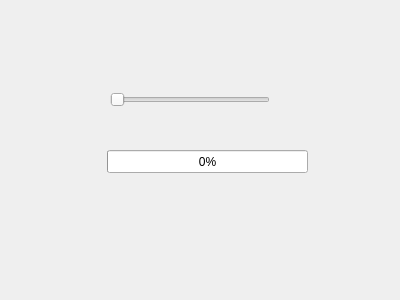
<?xml version="1.0" encoding="UTF-8"?>
<ui version="4.0">
 <class>Widget</class>
 <widget class="QWidget" name="Widget">
  <property name="geometry">
   <rect>
    <x>0</x>
    <y>0</y>
    <width>400</width>
    <height>300</height>
   </rect>
  </property>
  <property name="windowTitle">
   <string>Slider - Progress Bar</string>
  </property>
  <widget class="QProgressBar" name="progressBar">
   <property name="geometry">
    <rect>
     <x>107</x>
     <y>150</y>
     <width>201</width>
     <height>23</height>
    </rect>
   </property>
   <property name="value">
    <number>0</number>
   </property>
  </widget>
  <widget class="QSlider" name="horizontalSlider">
   <property name="geometry">
    <rect>
     <x>110</x>
     <y>90</y>
     <width>160</width>
     <height>19</height>
    </rect>
   </property>
   <property name="orientation">
    <enum>Qt::Horizontal</enum>
   </property>
  </widget>
 </widget>
 <layoutdefault spacing="6" margin="11"/>
 <resources/>
 <connections/>
</ui>
